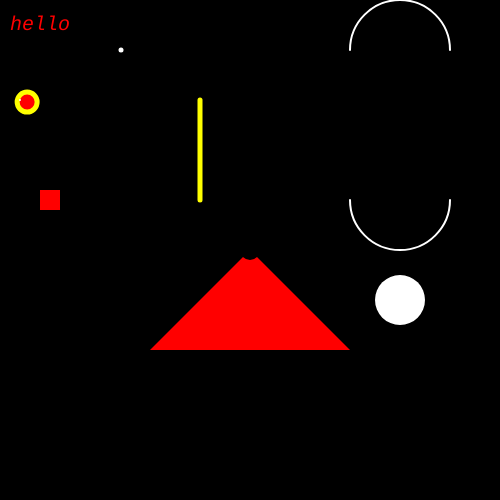
Frame 1 (no input)
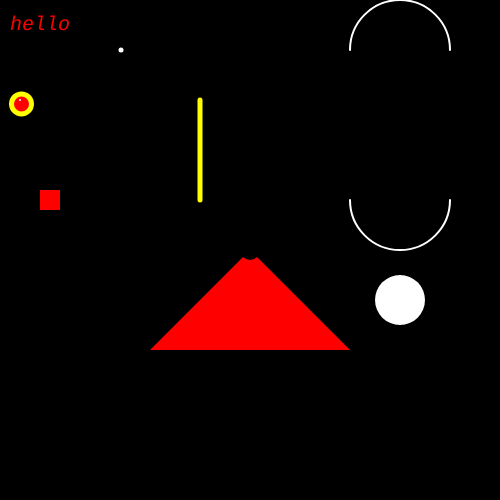
Frame 60 (no input)
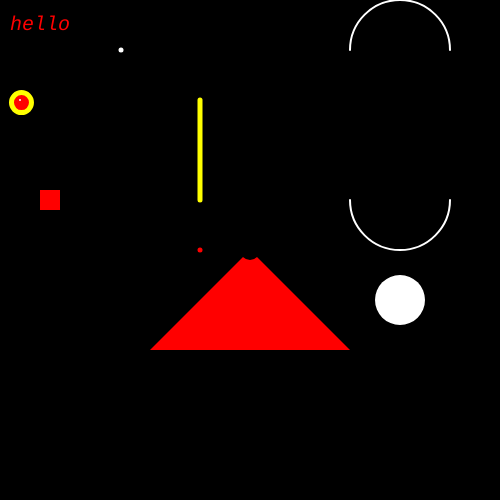
Frame 120 (the mouse pressed at the canvas centre since frame 60)

The p5.js sketch that drew these frames (run headless with seeded random() and noise() and a simulated clock; from frame 60 on, the mouse is pressed at the canvas centre):

// p5.js sketch
// ── sketch.js
var diam1 = 0; //declared and initialized the custom variable. 
var r = 0;
var g = 0;
var b = 0;
var a = 0.2;
var diamStar = 10;

function setup() {
  // put setup code here
    createCanvas(500,500);
}

function draw() {
  // put drawing code here
    background (0,0,0);
    fill("#Add8e6"); //hex light blue
    stroke("#ffff00");
    strokeWeight(5);
    //ellipse(mouseX, mouseY,20,20);
    fill("#ff0000");
    ellipse(random(20,30),random(100,110),20,20);
    noStroke();
    ellipse(200,250,diam1,diam1);
    //diam1 = diam1+1;
    rectMode(CENTER); //sets the anchor point at the center
    rect(50,200,20,20);
    triangle(width/2,height/2,350,350,150,350);
    stroke("#ffff00");
    strokeWeight(5);
    line(200,100,200,200);
    point(width/2, height/2);
    noStroke();
    textSize(20);
    textStyle(ITALIC);
    textFont('Courier New');
    text("hello", 10, 30);
    fill(r,g,b);
    ellipse(width/2, height/2, 20, 20);
    fill('rgba(255,255,255,a)');
    a = random (0,1);
    ellipse(400,300,50,50);
    ellipse(20,100,2,2);
    ellipse(121,50,5,5);
    stroke(255);
    strokeWeight (2);
    noFill();
    arc(400, 50, 100, 100, PI, 0);
    arc(400, 200, 100, 100, 0, PI);
    console.log(a);
}
function mousePressed(){
    if (diam1 >= 50){
        diam1=0;
    }else{
        diam1 = diam1+5;
    }
}
function keyTyped(){
    if (key === 'c'){
    r = random(0,255);
    g = random(0,255);
    b = random(0,255);  
    }
}
